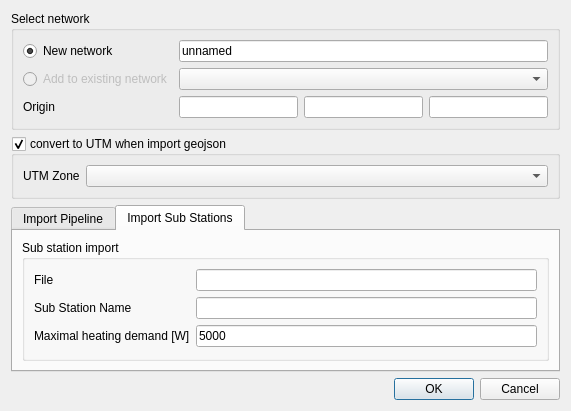
<?xml version="1.0" encoding="UTF-8"?>
<ui version="4.0">
 <class>SVNetworkImportDialog</class>
 <widget class="QDialog" name="SVNetworkImportDialog">
  <property name="geometry">
   <rect>
    <x>0</x>
    <y>0</y>
    <width>571</width>
    <height>368</height>
   </rect>
  </property>
  <property name="windowTitle">
   <string>Import Pipe Network</string>
  </property>
  <layout class="QGridLayout" name="gridLayout_6">
   <item row="2" column="0">
    <widget class="QTabWidget" name="tabWidget">
     <property name="currentIndex">
      <number>1</number>
     </property>
     <widget class="QWidget" name="tabImportPipes">
      <attribute name="title">
       <string>Import Pipeline</string>
      </attribute>
      <layout class="QGridLayout" name="gridLayout_4">
       <item row="3" column="0">
        <widget class="QLabel" name="label_9">
         <property name="text">
          <string>Default pipe</string>
         </property>
        </widget>
       </item>
       <item row="0" column="1" colspan="2">
        <widget class="QtExt::BrowseFilenameWidget" name="lineEditPipelineFileName"/>
       </item>
       <item row="0" column="0">
        <widget class="QLabel" name="label_7">
         <property name="text">
          <string>File name</string>
         </property>
        </widget>
       </item>
       <item row="3" column="2">
        <widget class="QPushButton" name="pushButtonSelectDefaultPipe">
         <property name="text">
          <string>...</string>
         </property>
        </widget>
       </item>
       <item row="3" column="1">
        <widget class="QLabel" name="labelDefaulPipeName">
         <property name="text">
          <string>No pipe selected</string>
         </property>
        </widget>
       </item>
       <item row="1" column="0" colspan="3">
        <widget class="QLabel" name="label">
         <property name="font">
          <font>
           <italic>true</italic>
          </font>
         </property>
         <property name="styleSheet">
          <string notr="true">color:rgb(119, 118, 123)</string>
         </property>
         <property name="text">
          <string>For geojson files: If the pipe diamater is specified with property attribute &quot;da&quot;, selected pipe properties from the database can be assigned automatically. If no pipe property with  appropriate outer diameter can be found, given default property is used.  </string>
         </property>
         <property name="wordWrap">
          <bool>true</bool>
         </property>
        </widget>
       </item>
       <item row="2" column="0" colspan="3">
        <widget class="QPushButton" name="pushButtonSelectAvailablePipes">
         <property name="text">
          <string>Select available pipes ...</string>
         </property>
        </widget>
       </item>
      </layout>
     </widget>
     <widget class="QWidget" name="tabImportSubStations">
      <attribute name="title">
       <string>Import Sub Stations</string>
      </attribute>
      <layout class="QGridLayout" name="gridLayout_5">
       <item row="0" column="0">
        <widget class="QGroupBox" name="groupBox_3">
         <property name="title">
          <string>Sub station import</string>
         </property>
         <layout class="QFormLayout" name="formLayout_2">
          <item row="0" column="0">
           <widget class="QLabel" name="label_11">
            <property name="text">
             <string>File</string>
            </property>
           </widget>
          </item>
          <item row="0" column="1">
           <widget class="QtExt::BrowseFilenameWidget" name="lineEditSubStationFileName"/>
          </item>
          <item row="2" column="0">
           <widget class="QLabel" name="label_12">
            <property name="text">
             <string>Maximal heating demand [W]</string>
            </property>
           </widget>
          </item>
          <item row="2" column="1">
           <widget class="QtExt::ValidatingLineEdit" name="lineEditMaxHeatingDemand">
            <property name="layoutDirection">
             <enum>Qt::LeftToRight</enum>
            </property>
            <property name="text">
             <string>5000</string>
            </property>
            <property name="alignment">
             <set>Qt::AlignLeading|Qt::AlignLeft|Qt::AlignVCenter</set>
            </property>
           </widget>
          </item>
          <item row="1" column="0">
           <widget class="QLabel" name="label_13">
            <property name="text">
             <string>Sub Station Name</string>
            </property>
           </widget>
          </item>
          <item row="1" column="1">
           <widget class="QLineEdit" name="lineEditSubStationName"/>
          </item>
         </layout>
        </widget>
       </item>
      </layout>
     </widget>
    </widget>
   </item>
   <item row="3" column="0">
    <widget class="QDialogButtonBox" name="buttonBox">
     <property name="orientation">
      <enum>Qt::Horizontal</enum>
     </property>
     <property name="standardButtons">
      <set>QDialogButtonBox::Cancel|QDialogButtonBox::Ok</set>
     </property>
    </widget>
   </item>
   <item row="0" column="0">
    <widget class="QGroupBox" name="groupBoxSelectNetwork">
     <property name="title">
      <string>Select network</string>
     </property>
     <layout class="QGridLayout" name="gridLayout_2">
      <item row="2" column="3">
       <widget class="QtExt::ValidatingLineEdit" name="lineEditOriginY">
        <property name="readOnly">
         <bool>true</bool>
        </property>
       </widget>
      </item>
      <item row="2" column="4">
       <widget class="QtExt::ValidatingLineEdit" name="lineEditOriginZ">
        <property name="readOnly">
         <bool>true</bool>
        </property>
       </widget>
      </item>
      <item row="0" column="2" colspan="3">
       <widget class="QLineEdit" name="lineEditNetworkName">
        <property name="text">
         <string>unnamed</string>
        </property>
       </widget>
      </item>
      <item row="1" column="0">
       <widget class="QRadioButton" name="radioButtonAddToExistingNetwork">
        <property name="enabled">
         <bool>false</bool>
        </property>
        <property name="text">
         <string>Add to existing network</string>
        </property>
       </widget>
      </item>
      <item row="1" column="2" colspan="3">
       <widget class="QComboBox" name="comboBoxNetworkSelectionBox"/>
      </item>
      <item row="2" column="2">
       <widget class="QtExt::ValidatingLineEdit" name="lineEditOriginX">
        <property name="readOnly">
         <bool>true</bool>
        </property>
       </widget>
      </item>
      <item row="2" column="0">
       <widget class="QLabel" name="label_3">
        <property name="text">
         <string>Origin</string>
        </property>
       </widget>
      </item>
      <item row="0" column="0">
       <widget class="QRadioButton" name="radioButtonNewNetwork">
        <property name="text">
         <string>New network</string>
        </property>
        <property name="checked">
         <bool>true</bool>
        </property>
       </widget>
      </item>
     </layout>
    </widget>
   </item>
   <item row="1" column="0">
    <widget class="QGroupBox" name="groupBoxUTM">
     <property name="title">
      <string>convert to UTM when import geojson</string>
     </property>
     <property name="checkable">
      <bool>true</bool>
     </property>
     <layout class="QFormLayout" name="formLayout">
      <item row="0" column="0">
       <widget class="QLabel" name="label_2">
        <property name="text">
         <string>UTM Zone</string>
        </property>
       </widget>
      </item>
      <item row="0" column="1">
       <widget class="QComboBox" name="comboBoxUTMZone"/>
      </item>
     </layout>
    </widget>
   </item>
  </layout>
 </widget>
 <customwidgets>
  <customwidget>
   <class>QtExt::BrowseFilenameWidget</class>
   <extends>QLineEdit</extends>
   <header location="global">QtExt_BrowseFilenameWidget.h</header>
  </customwidget>
  <customwidget>
   <class>QtExt::ValidatingLineEdit</class>
   <extends>QLineEdit</extends>
   <header location="global">QtExt_ValidatingLineEdit.h</header>
   <slots>
    <signal>editingFinishedSuccessfully()</signal>
   </slots>
  </customwidget>
 </customwidgets>
 <resources/>
 <connections>
  <connection>
   <sender>buttonBox</sender>
   <signal>accepted()</signal>
   <receiver>SVNetworkImportDialog</receiver>
   <slot>accept()</slot>
   <hints>
    <hint type="sourcelabel">
     <x>266</x>
     <y>462</y>
    </hint>
    <hint type="destinationlabel">
     <x>157</x>
     <y>274</y>
    </hint>
   </hints>
  </connection>
  <connection>
   <sender>buttonBox</sender>
   <signal>rejected()</signal>
   <receiver>SVNetworkImportDialog</receiver>
   <slot>reject()</slot>
   <hints>
    <hint type="sourcelabel">
     <x>334</x>
     <y>462</y>
    </hint>
    <hint type="destinationlabel">
     <x>286</x>
     <y>274</y>
    </hint>
   </hints>
  </connection>
 </connections>
</ui>
